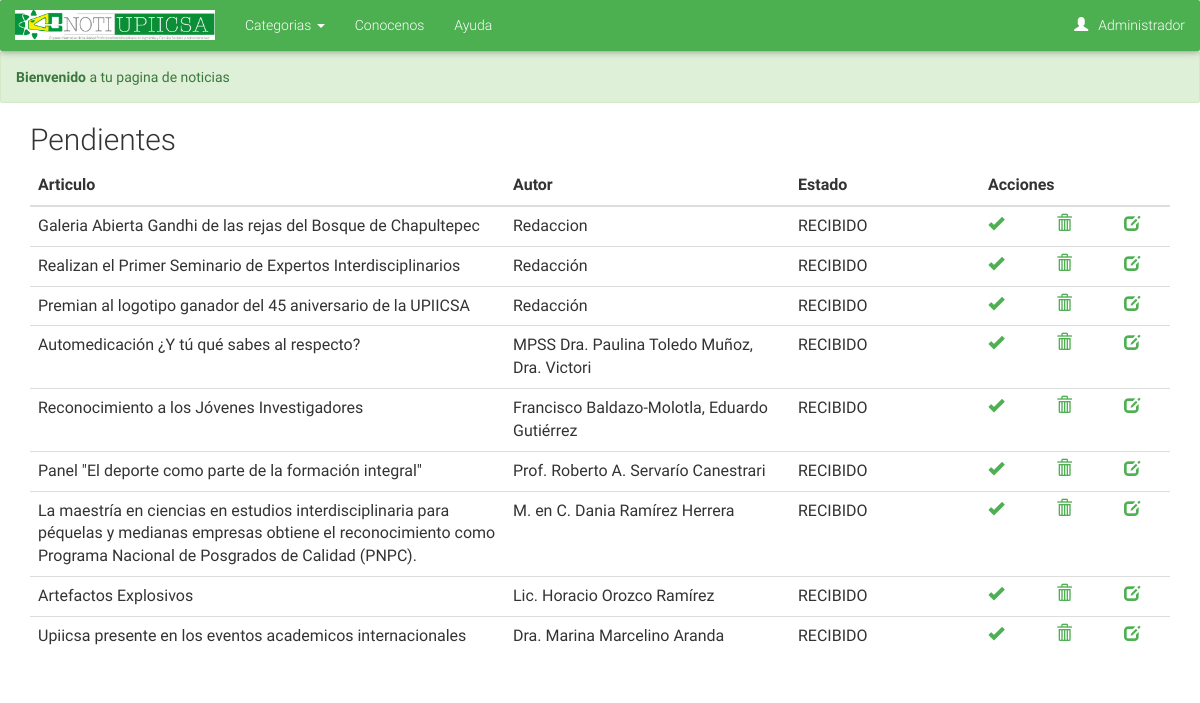
Page /admons.php (signed in) on the earlier database version.
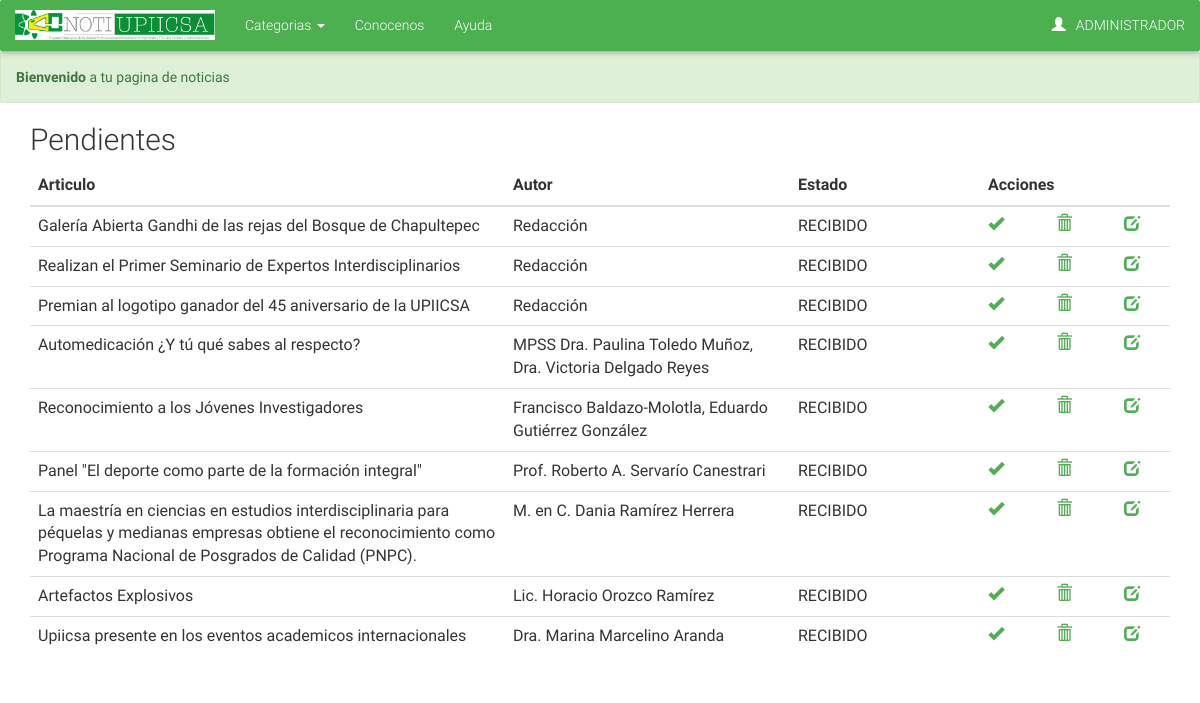
Same page on the later database version.
### tables this page shows
CREATE TABLE IF NOT EXISTS `NOTICIA` (
  `ID_NOTICIA` int(11) NOT NULL AUTO_INCREMENT,
  `TITULO` text NOT NULL,
  `AUTOR` text NOT NULL,
  `CARGO` text,
  `FECHA` datetime NOT NULL,
  `PORTADA` tinytext,
  `CABECERA` text NOT NULL,
  `CONTENIDO` text NOT NULL,
  PRIMARY KEY (`ID_NOTICIA`)
);

### admons.php (the view, shortened to what this page needs)
<html>
<?php include("header.php"); ?>
<body>
<?php
include("navbar.php");
include("db.php");
 $sql = "SELECT * FROM NOTICIA WHERE AUTORIZACION = 'RECIBIDO' ORDER BY FECHA  DESC";
 $data = $con->query($sql);
 echo' <div class="container">';
 if($data!=null && $data->num_rows>0){
   echo' <h2 > Pendientes </h2>';
   echo'
          <table class="table">
          <thead>
          <tr>
            <th class="col-md-5">Articulo</th>
            <th class="col-md-3">Autor</th>
            <th class="col-md-2">Estado</th>
            <th class="col-md-2">Acciones</th>
          </tr>
          </thead>';
   while( $row = $data->fetch_array(MYSQLI_ASSOC)){
     echo'<tr>
            <td>'.$row['TITULO'].'</td>
            <td>'.$row['AUTOR'].'</td>
            <td>'.$row['AUTORIZACION'].'</td>
              <td><div class="row"><p>
              <a class="col-md-4" href="chngstate.php?action=autorizar&id='.$row['ID_NOTICIA'].'"><span class="glyphicon glyphicon-ok"></a>
              <a class="col-md-4" href="chngstate.php?action=delete&id='.$row['ID_NOTICIA'].'"><span class="glyphicon glyphicon-trash"></a>
              <a class="col-md-4" href="chngstate.php?action=edit&id='.$row['ID_NOTICIA'].'"><span class="glyphicon glyphicon-edit"></a></p>
              </div></td>
          </tr>';
   }
   echo "</table>";
 }
  echo' </div>';
?>

### navbar.php (shortened to what this page needs)
<?php
echo '<nav class="navbar navbar-dark green navbar-fixed-top">
        <div class="container-fluid">
            <div class="navbar-header">
                    <button type="button" class="navbar-toggle" data-toggle="collapse" data-target="#navbar" aria-expanded="false" aria-controls="navbar">
                        <span class="sr-only">Toggle navigation</span>
                        <span class="icon-bar"></span>
                        <span class="icon-bar"></span>
                        <span class="icon-bar"></span>
                    </button>
                    <a class="navbar-brand" href="/"><span class="navheader"></span></a>
            </div>
            <div id="navbar" class="navbar-collapse collapse">
                    <ul class="nav navbar-nav mr-auto">
                        <li class="dropdown nav-item">
                            <a class="nav-link" href="#" class="dropdown-toggle" data-toggle="dropdown" role="button" aria-haspopup="true" aria-expanded="false">Categorias <span class="caret"></span></a>
                            <ul class="dropdown-menu">
                                <li><a href="index.php?tag=Administrativo">Administrativo</a></li>
                                <li><a href="index.php?tag=Direccion">Direccion</a></li>
                                <li><a href="index.php?tag=Academico">Academico</a></li>
                                <li><a href="index.php?tag=Cultural">Cultural</a></li>
                                <li><a href="index.php?tag=Deportivo">Deportivo</a></li>
                                <li><a href="index.php?tag=Administrativo">Salud</a></li>
                                <li><a href="index.php?tag=Administrativo">Investigacion</a></li>
                            </ul>
                        </li>
                        <li><a class="nav-link" href="conocenos.php">Conocenos</a></li>
                        <li><a class="nav-link" href="ayuda.php">Ayuda</a></li>
                    </ul>
             <ul class="nav navbar-nav navbar-right">';
             if(isset($_SESSION['user'])){
               echo '<li class="dropdown">
                          <a href="#" class="dropdown-toggle" data-toggle="dropdown" role="button" class="nav-link">
                          <span class="glyphicon glyphicon-user nav-link" style="padding-right:10px"></span><span id="namecontainer" class="nav-link">'.$_SESSION['name'].'</span>
                          </a>
                        <ul class="dropdown-menu">';
                      echo '
                        <li><a href="logout.php">Cerrar Sesion</a></li>
                    </ul>
               </li>';
                  }
                  else {
                    echo '<li><a class="nav-link" href="register.php"><span class="glyphicon glyphicon-user"></span>Registrar</a></li>
                    <li><a class="nav-link" href="login.php"><span class="glyphicon glyphicon-log-in"></span>Ingresar</a></li>';
                  }
echo'                </ul>
                </div>
            </div>
        </nav>';
  if(isset($_SESSION['msgtype']))
        if($_SESSION['msgtype']!=null){
        echo '<div class="alert alert-'.$_SESSION['msgtype'].'" style="margin-bottom:0px">'.$_SESSION['msg'].'</div>';
        }
?>

Differences in the rows shown:
changed noticia: TITULO "Galeria Abierta Gandhi de las rejas del Bosque de Chapultepec" → "Galería Abierta Gandhi de las rejas del Bosque de Chapultepec"; AUTOR "Redaccion" → "Redacción"
changed noticia "Automedicación ¿Y tú qué sabes al respecto?": AUTOR "MPSS Dra. Paulina Toledo Muñoz, Dra. Victori" → "MPSS Dra. Paulina Toledo Muñoz, Dra. Victoria Delgado Reyes"
changed noticia "Reconocimiento a los Jóvenes Investigadores": AUTOR "Francisco Baldazo-Molotla, Eduardo Gutiérrez" → "Francisco Baldazo-Molotla, Eduardo Gutiérrez González"
Other differences:
$_SESSION['name']: "Administrador" → "ADMINISTRADOR"
